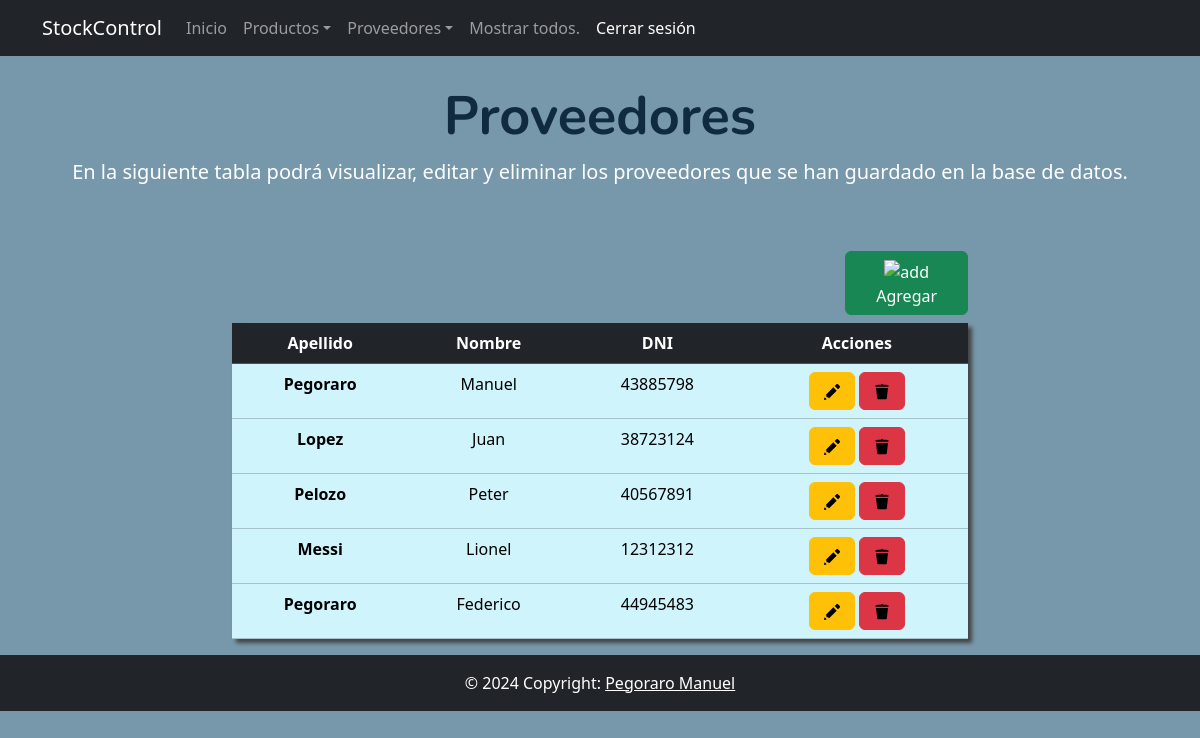
Page /proveedores/ (signed in) on the committed database.
### compra/models.py (models this page shows, shortened)
class Proveedor(models.Model):
    nombre = models.CharField(max_length=50)
    apellido = models.CharField(max_length=50)
    dni = models.IntegerField()
    class Meta:
        verbose_name = 'Proveedor'
        verbose_name_plural = 'Proveedores'

### compra/views.py (the view)
# urls.py: path('proveedores/', views.listar_proveedores, name='listar_proveedores'),
@login_required
def listar_proveedores(request):
    proveedores = Proveedor.objects.all()
    return render(request, 'mostrar_proveedores.html', {'proveedores' : proveedores})

### templates/mostrar_proveedores.html (shortened to what this page needs)
{% extends 'base.html' %}
{% load static %}
{% block contenido %}
<main class="container">
    <div class="row">
        <div class="col-12">
            <div class="titulo">
                Proveedores
            </div>
        </div>
        <div class="col-12">
            <p class="eslogan">
                En la siguiente tabla podrá visualizar, editar y eliminar los proveedores que se han guardado en la base de datos.
            </p>
        </div>
        <div class="col-8 offset-2 mt-5">
            <div class="col-2 offset-10 mb-2">
                <a href="{% url 'agregar_proveedor' %}" class="btn btn-success btn-agregar">
                    <img width="26" height="26" src="https://img.icons8.com/sf-black/64/add.png" alt="add"/>
                    Agregar
                </a>
            </div>
            <table class="table table-dark tabla-estilo text-center">
                <thead>
                    <tr>
                        <th scope="col">Apellido</th>
                        <th scope="col">Nombre</th>
                        <th scope="col">DNI</th>
                        <th scope="col">Acciones</th>
                    </tr>
                </thead>
                <tbody>
{% for p in proveedores %}
                    <tr>
                    <th class="table-info" scope="row">{{p.apellido}}</th>
                    <td class="table-info">{{p.nombre}}</td>
                    <td class="table-info">{{p.dni}}</td>
                    <td class="table-info">
                        <a class="btn btn-warning" href="{% url 'detalle_proveedor' p.id %}" role="button"></a>
                        <a class="btn btn-danger" role="button" href="{% url 'eliminar_proveedor' p.id %}"></a>
                    </td>
                </tr>
{% endfor %}
                </tbody>
            </table>
        </div>
    </div>
</main>
{% endblock contenido %}

### static/css/style.css (style rules this page uses)
.titulo { margin-top: 20px; font-family: "Nunito", sans-serif; color: #102b3f; font-weight: bold; text-align: center; font-size: 54px; }
.eslogan { font-size: 20px; text-align: center; color: #fff; }
.fondo { background-color: #7798ab; }
.tabla-estilo { box-shadow: 4px 4px 4px #444; }

### rows in the picture
Proveedor: apellido "Pegoraro", nombre "Manuel", dni "43885798"
Proveedor: apellido "Lopez", nombre "Juan", dni "38723124"
Proveedor: apellido "Pelozo", nombre "Peter", dni "40567891"
Proveedor: apellido "Messi", nombre "Lionel", dni "12312312"
Proveedor: apellido "Pegoraro", nombre "Federico", dni "44945483"
